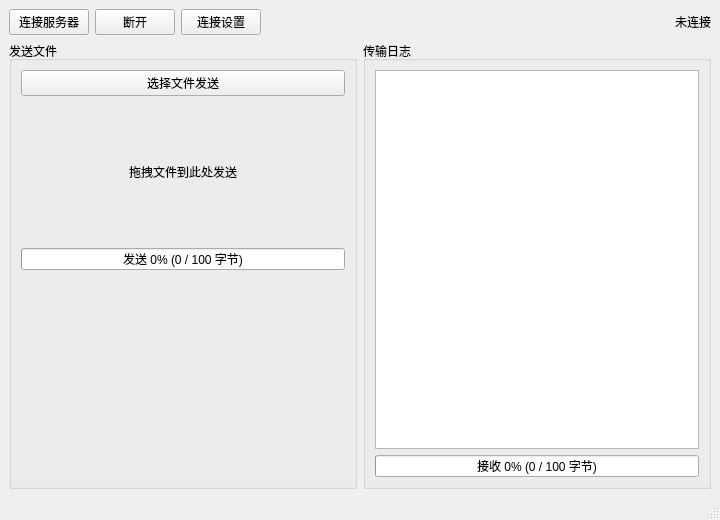
<?xml version="1.0" encoding="UTF-8"?>
<ui version="4.0">
 <class>MainWindow</class>
 <widget class="QMainWindow" name="MainWindow">
  <property name="geometry">
   <rect><x>0</x><y>0</y><width>720</width><height>520</height></rect>
  </property>
  <property name="windowTitle">
   <string>文件传输工具 - 客户端</string>
  </property>
  <widget class="QWidget" name="centralwidget">
   <layout class="QVBoxLayout" name="mainLayout">
    <!-- 顶部工具条：连接 / 断开 / 设置 -->
    <item>
     <layout class="QHBoxLayout" name="toolbarLayout">
      <item>
       <widget class="QPushButton" name="btnConnect">
        <property name="text"><string>连接服务器</string></property>
        <property name="icon">
         <iconset resource="resources.qrc"><normaloff>:/icons/connect.png</normaloff>:/icons/connect.png</iconset>
        </property>
       </widget>
      </item>
      <item>
       <widget class="QPushButton" name="btnDisconnect">
        <property name="text"><string>断开</string></property>
        <property name="icon">
         <iconset resource="resources.qrc"><normaloff>:/icons/disconnect.png</normaloff>:/icons/disconnect.png</iconset>
        </property>
       </widget>
      </item>
      <item>
       <widget class="QPushButton" name="btnSettings">
        <property name="text"><string>连接设置</string></property>
        <property name="icon">
         <iconset resource="resources.qrc"><normaloff>:/icons/settings.png</normaloff>:/icons/settings.png</iconset>
        </property>
       </widget>
      </item>
      <item>
       <spacer name="toolbarSpacer">
        <property name="orientation"><enum>Qt::Horizontal</enum></property>
        <property name="sizeHint" stdset="0">
         <size><width>40</width><height>20</height></size>
        </property>
       </spacer>
      </item>
      <item>
       <widget class="QLabel" name="stateLabel">
        <property name="text"><string>未连接</string></property>
       </widget>
      </item>
     </layout>
    </item>

    <!-- 中部左右分栏：发送操作 | 传输日志 -->
    <item>
     <layout class="QHBoxLayout" name="bodyLayout">
      <item>
       <widget class="QGroupBox" name="sendGroup">
        <property name="title"><string>发送文件</string></property>
        <property name="minimumSize">
         <size><width>280</width><height>0</height></size>
        </property>
        <layout class="QVBoxLayout" name="sendLayout">
         <item>
          <widget class="QPushButton" name="btnOpenFile">
           <property name="text"><string>选择文件发送</string></property>
           <property name="icon">
            <iconset resource="resources.qrc"><normaloff>:/icons/open.png</normaloff>:/icons/open.png</iconset>
           </property>
          </widget>
         </item>
         <item>
          <widget class="QLabel" name="dropArea">
           <property name="minimumSize">
            <size><width>0</width><height>140</height></size>
           </property>
           <property name="text"><string>拖拽文件到此处发送</string></property>
           <property name="alignment"><set>Qt::AlignCenter</set></property>
          </widget>
         </item>
         <item>
          <widget class="QProgressBar" name="sendProgress">
           <property name="value"><number>0</number></property>
           <property name="format"><string>发送 %p% (%v / %m 字节)</string></property>
          </widget>
         </item>
         <item>
          <spacer name="sendSpacer">
           <property name="orientation"><enum>Qt::Vertical</enum></property>
           <property name="sizeHint" stdset="0">
            <size><width>20</width><height>40</height></size>
           </property>
          </spacer>
         </item>
        </layout>
       </widget>
      </item>
      <item>
       <widget class="QGroupBox" name="logGroup">
        <property name="title"><string>传输日志</string></property>
        <layout class="QVBoxLayout" name="logLayout">
         <item>
          <widget class="QPlainTextEdit" name="logEdit">
           <property name="readOnly"><bool>true</bool></property>
          </widget>
         </item>
         <item>
          <widget class="QProgressBar" name="recvProgress">
           <property name="value"><number>0</number></property>
           <property name="format"><string>接收 %p% (%v / %m 字节)</string></property>
          </widget>
         </item>
        </layout>
       </widget>
      </item>
     </layout>
    </item>
   </layout>
  </widget>
  <widget class="QStatusBar" name="statusbar"/>
  <action name="actionSettings">
   <property name="text"><string>连接设置…</string></property>
  </action>
  <action name="actionQuit">
   <property name="text"><string>退出</string></property>
  </action>
  <action name="actionAbout">
   <property name="text"><string>关于</string></property>
  </action>
 </widget>
 <resources>
  <include location="resources.qrc"/>
 </resources>
 <connections/>
</ui>
